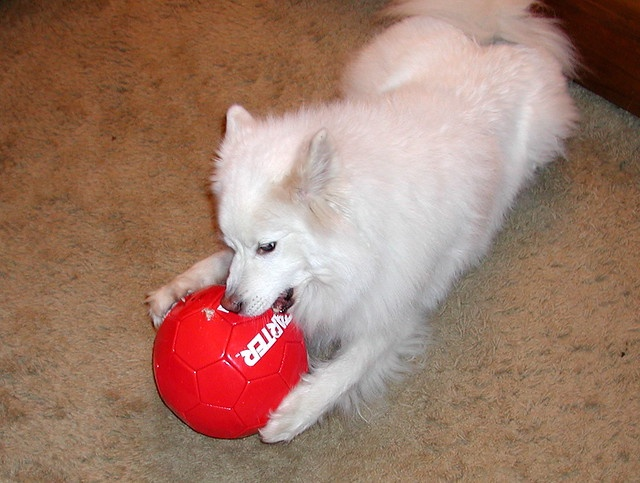
#> input picture src/data/aug_samples/images/000.jpg, 640 x 483 px; its folder holds only this picture in this run
$ python visualize_aug.py --image-dir ../../../src/data/aug_samples/images
#> lines starting #> are read from the running program, lines starting #| are printed output that depends on the picture; after the words box and inside, x2 and y2 are one past the last pixel; in counts of white or black regions, pixels touching at a corner belong together
"""
src/data/visualize_aug.py

Sample image/mask 몇 개를 넣어두고 segmentation augmentation이 제대로 적용되는지
직접 눈으로 확인하기 위한 standalone script.

권장 위치:
  project01/src/data/visualize_aug.py

권장 샘플 폴더:
  project01/src/data/aug_samples/images/0001.jpg
  project01/src/data/aug_samples/masks/0001.png

실행 예시:
  # project01 폴더에서 실행
  python -m src.data.visualize_aug

  # 또는 파일 직접 실행
  python src/data/visualize_aug.py --sample-root src/data/aug_samples --out-dir src/data/aug_vis_results

출력:
  src/data/aug_vis_results/*.png

주의:
  - image와 mask는 파일 stem이 같아야 함. 예: images/cat.jpg, masks/cat.png
  - mask는 class-index PNG가 가장 안전함. VOC palette PNG도 지원.
  - image에는 bilinear, mask에는 nearest interpolation을 사용함.
"""

from __future__ import annotations

import argparse
import random
from pathlib import Path
from typing import Iterable, Optional, Sequence, Tuple

import numpy as np
from PIL import Image, ImageDraw, ImageFilter, ImageEnhance


# Pascal VOC 21 classes palette. ignore_index=255는 흰색으로 표시.
VOC_CLASSES = [
    "background", "aeroplane", "bicycle", "bird", "boat", "bottle", "bus",
    "car", "cat", "chair", "cow", "diningtable", "dog", "horse", "motorbike",
    "person", "pottedplant", "sheep", "sofa", "train", "tvmonitor",
]

VOC_PALETTE = np.array([
    [0, 0, 0], [128, 0, 0], [0, 128, 0], [128, 128, 0], [0, 0, 128],
    [128, 0, 128], [0, 128, 128], [128, 128, 128], [64, 0, 0], [192, 0, 0],
    [64, 128, 0], [192, 128, 0], [64, 0, 128], [192, 0, 128], [64, 128, 128],
    [192, 128, 128], [0, 64, 0], [128, 64, 0], [0, 192, 0], [128, 192, 0],
    [0, 64, 128],
], dtype=np.uint8)

IMG_EXTS = {".jpg", ".jpeg", ".png", ".bmp", ".webp"}
BILINEAR = Image.Resampling.BILINEAR
NEAREST = Image.Resampling.NEAREST


def ensure_dir(path: Path) -> None:
    path.mkdir(parents=True, exist_ok=True)


def list_image_files(image_dir: Path) -> list[Path]:
    return sorted([p for p in image_dir.iterdir() if p.suffix.lower() in IMG_EXTS])


def find_mask(mask_dir: Path, stem: str) -> Path:
#> called with stem = '000'
    for ext in [".png", ".jpg", ".jpeg", ".bmp"]:
        p = mask_dir / f"{stem}{ext}"
        if p.exists():
            return p
    raise FileNotFoundError(f"mask not found for stem={stem} in {mask_dir}")


# [8 lines left out: function rgb_mask_to_index, not called in this run]


def load_pair(image_path: Path, mask_path: Path, ignore_index: int = 255) -> tuple[Image.Image, Image.Image]:
#> called with ignore_index = 255
    image = Image.open(image_path).convert("RGB")
#> image is the input picture: PIL image 640x483 RGB; mean R, G, B 159.5, 123.4, 106.9
    mask = Image.open(mask_path)
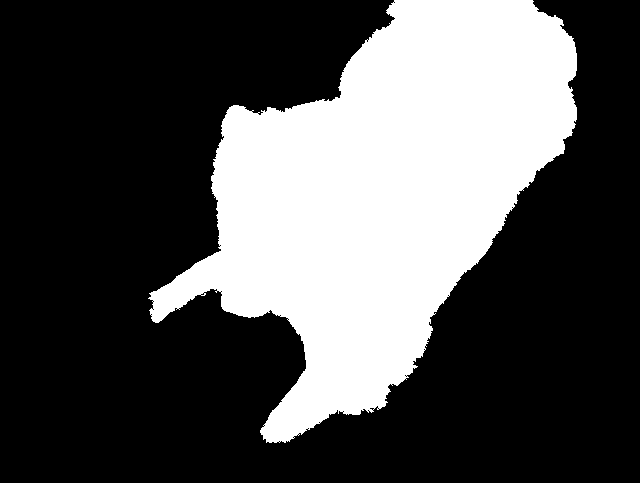
#> input picture src/data/aug_samples/masks/000.png, 640 x 483 px, found by its file name
#> mask is the input picture: PIL image 640x483 L; values 0 (black) and 12 (white), 31.8% white; 1 white region, box (x1, y1, x2, y2) and area: (148, 0, 577, 443) 98171

    # mode P/L인 경우 np.array(mask)는 class index로 읽힘.
    if mask.mode in {"P", "L", "I"}:
        mask_np = np.array(mask)
        if mask_np.ndim == 3:
            mask_np = mask_np[..., 0]
        mask_np = mask_np.astype(np.uint8)
    else:
        # RGB mask라면 VOC palette 기준 class index로 변환 시도.
        mask_np = rgb_mask_to_index(np.array(mask.convert("RGB")), ignore_index=ignore_index)

    return image, Image.fromarray(mask_np, mode="L")


def mask_to_color(mask: Image.Image | np.ndarray, ignore_index: int = 255) -> np.ndarray:
    mask_np = np.array(mask, dtype=np.int64) if isinstance(mask, Image.Image) else mask.astype(np.int64)
    h, w = mask_np.shape
    color = np.zeros((h, w, 3), dtype=np.uint8)

    valid = (0 <= mask_np) & (mask_np < len(VOC_PALETTE))
    color[valid] = VOC_PALETTE[mask_np[valid]]
    color[mask_np == ignore_index] = np.array([255, 255, 255], dtype=np.uint8)
    return color


def overlay_mask(image: Image.Image, mask: Image.Image, alpha: float = 0.45) -> Image.Image:
    image_np = np.array(image.convert("RGB"), dtype=np.float32)
    color = mask_to_color(mask).astype(np.float32)
    mask_np = np.array(mask)
    fg = (mask_np != 0) & (mask_np != 255)

    out = image_np.copy()
    out[fg] = (1.0 - alpha) * image_np[fg] + alpha * color[fg]
    return Image.fromarray(np.clip(out, 0, 255).astype(np.uint8))


def make_panel(
    items: Sequence[tuple[str, Image.Image]],
    cell_w: int = 320,
    font_h: int = 24,
    bg=(255, 255, 255),
) -> Image.Image:
    """[(title, PIL image), ...]를 가로 패널 하나로 저장."""
    resized: list[tuple[str, Image.Image]] = []
    for title, img in items:
        img = img.convert("RGB")
        w, h = img.size
        scale = cell_w / max(w, 1)
        new_h = max(1, int(h * scale))
        resized.append((title, img.resize((cell_w, new_h), BILINEAR)))

    cell_h = max(img.size[1] for _, img in resized) + font_h
    panel = Image.new("RGB", (cell_w * len(resized), cell_h), bg)
    draw = ImageDraw.Draw(panel)

    for i, (title, img) in enumerate(resized):
        x = i * cell_w
        panel.paste(img, (x, font_h))
        draw.text((x + 6, 4), title, fill=(0, 0, 0))

    return panel


class SegAugVisualizer:
    """시각화용 augmentation 구현체. 학습 transform에 옮기기 전에 여기서 먼저 확인."""

    def __init__(self, seed: int = 42, ignore_index: int = 255):
        self.rng = random.Random(seed)
        self.ignore_index = ignore_index

    # ---------- helpers ----------
    def _rand_uniform(self, a: float, b: float) -> float:
        return self.rng.uniform(a, b)

    def _rand_int(self, a: int, b: int) -> int:
        return self.rng.randint(a, b)

    def resize_pair(self, img: Image.Image, mask: Image.Image, size: tuple[int, int]):
        return img.resize(size, BILINEAR), mask.resize(size, NEAREST)

    def random_scale(self, img: Image.Image, mask: Image.Image, scale_range=(0.5, 2.0)):
        scale = self._rand_uniform(*scale_range)
        w, h = img.size
        nw, nh = max(1, int(w * scale)), max(1, int(h * scale))
        return self.resize_pair(img, mask, (nw, nh))

    def random_crop_or_pad(self, img: Image.Image, mask: Image.Image, crop_size: int = 512):
        """작으면 padding, 크면 random crop. image/mask에 같은 좌표 적용."""
        w, h = img.size
        pad_w = max(0, crop_size - w)
        pad_h = max(0, crop_size - h)

        if pad_w > 0 or pad_h > 0:
            new_w, new_h = w + pad_w, h + pad_h
            padded_img = Image.new("RGB", (new_w, new_h), (0, 0, 0))
            padded_mask = Image.new("L", (new_w, new_h), 0)
            padded_img.paste(img, (0, 0))
            padded_mask.paste(mask, (0, 0))
            img, mask = padded_img, padded_mask
            w, h = img.size

        left = self._rand_int(0, w - crop_size) if w > crop_size else 0
        top = self._rand_int(0, h - crop_size) if h > crop_size else 0
        box = (left, top, left + crop_size, top + crop_size)
        return img.crop(box), mask.crop(box)

    def hflip(self, img: Image.Image, mask: Image.Image):
        return img.transpose(Image.Transpose.FLIP_LEFT_RIGHT), mask.transpose(Image.Transpose.FLIP_LEFT_RIGHT)

    # [6 lines left out: function rotate, not called in this run]

    def color_jitter(self, img: Image.Image, mask: Image.Image):
        # image only augmentation. mask는 변경하지 않음.
        brightness = self._rand_uniform(0.7, 1.3)
        contrast = self._rand_uniform(0.7, 1.3)
        saturation = self._rand_uniform(0.7, 1.3)
        img = ImageEnhance.Brightness(img).enhance(brightness)
        img = ImageEnhance.Contrast(img).enhance(contrast)
        img = ImageEnhance.Color(img).enhance(saturation)
        return img, mask

    def gaussian_blur(self, img: Image.Image, mask: Image.Image, radius_range=(0.5, 2.0)):
        radius = self._rand_uniform(*radius_range)
        return img.filter(ImageFilter.GaussianBlur(radius=radius)), mask

    # [119 lines left out: functions cutmix_rect, classmix, copy_paste, stitch_horizontal, mosaic4, not called in this run]

    def basic_train_aug(self, img: Image.Image, mask: Image.Image, crop_size: int = 512):
        """추천 기본 학습 aug: scale -> crop/pad -> hflip -> color jitter/blur."""
        names = []
        img, mask = self.random_scale(img, mask, (0.5, 2.0)); names.append("scale")
        img, mask = self.random_crop_or_pad(img, mask, crop_size); names.append("crop")
        if self.rng.random() < 0.5:
            img, mask = self.hflip(img, mask); names.append("hflip")
        if self.rng.random() < 0.5:
            img, mask = self.color_jitter(img, mask); names.append("jitter")
        if self.rng.random() < 0.15:
            img, mask = self.gaussian_blur(img, mask); names.append("blur")
        return img, mask, "+".join(names)


def save_result(
    out_dir: Path,
    stem: str,
    op_name: str,
    original_img: Image.Image,
    original_mask: Image.Image,
    aug_img: Image.Image,
    aug_mask: Image.Image,
) -> None:
    panel = make_panel([
        ("orig image", original_img),
        ("orig mask", Image.fromarray(mask_to_color(original_mask))),
        ("orig overlay", overlay_mask(original_img, original_mask)),
        (f"aug image: {op_name}", aug_img),
        ("aug mask", Image.fromarray(mask_to_color(aug_mask))),
        ("aug overlay", overlay_mask(aug_img, aug_mask)),
    ])
    panel.save(out_dir / f"{stem}__{op_name}.png")


def parse_args() -> argparse.Namespace:
    parser = argparse.ArgumentParser()
    parser.add_argument("--sample-root", type=str, default="src/data/aug_samples")
    parser.add_argument("--image-dir", type=str, default=None)
    parser.add_argument("--mask-dir", type=str, default=None)
    parser.add_argument("--out-dir", type=str, default="src/data/aug_vis_results")
    parser.add_argument("--seed", type=int, default=42)
    parser.add_argument("--crop-size", type=int, default=512)
    parser.add_argument("--num-repeats", type=int, default=3)
    parser.add_argument(
        "--ops",
        type=str,
        default="basic,classmix,copy_paste,stitch,mosaic,cutmix",
        help="comma separated: basic,classmix,copy_paste,stitch,mosaic,cutmix,rotate",
    )
    return parser.parse_args()


def main() -> None:
    args = parse_args()
    sample_root = Path(args.sample_root)
    image_dir = Path(args.image_dir) if args.image_dir else sample_root / "images"
    mask_dir = Path(args.mask_dir) if args.mask_dir else sample_root / "masks"
    out_dir = Path(args.out_dir)
    ensure_dir(out_dir)

    if not image_dir.exists() or not mask_dir.exists():
        raise FileNotFoundError(
            f"sample folders not found. Expected:\n"
            f"  images: {image_dir}\n"
            f"  masks : {mask_dir}\n"
            f"Create them and put same-stem image/mask pairs."
        )

    image_paths = list_image_files(image_dir)
    if len(image_paths) == 0:
        raise RuntimeError(f"No image files found in {image_dir}")

    pairs = []
    for img_path in image_paths:
        mask_path = find_mask(mask_dir, img_path.stem)
        img, mask = load_pair(img_path, mask_path)
        pairs.append((img_path.stem, img, mask))

    ops = {x.strip() for x in args.ops.split(",") if x.strip()}
    aug = SegAugVisualizer(seed=args.seed)
    rng = random.Random(args.seed)

    for repeat in range(args.num_repeats):
        for i, (stem, img, mask) in enumerate(pairs):
            suffix = f"{stem}_r{repeat:02d}"

            if "basic" in ops:
                a_img, a_mask, name = aug.basic_train_aug(img, mask, crop_size=args.crop_size)
                save_result(out_dir, suffix, name, img, mask, a_img, a_mask)

            if "rotate" in ops:
                a_img, a_mask = aug.rotate(img, mask)
                save_result(out_dir, suffix, "rotate", img, mask, a_img, a_mask)

            # two-image ops: partner 필요
            if len(pairs) >= 2:
                j = i
                while j == i:
                    j = rng.randrange(len(pairs))
                _, img_b, mask_b = pairs[j]

                if "classmix" in ops:
                    a_img, a_mask = aug.classmix(img, mask, img_b, mask_b)
                    save_result(out_dir, suffix, "classmix", img, mask, a_img, a_mask)

                if "copy_paste" in ops:
                    a_img, a_mask = aug.copy_paste(img, mask, img_b, mask_b)
                    save_result(out_dir, suffix, "copy_paste", img, mask, a_img, a_mask)

                if "stitch" in ops:
                    a_img, a_mask = aug.stitch_horizontal(img, mask, img_b, mask_b)
                    # stitch는 크기가 길어질 수 있으니 최종 crop/pad도 같이 확인
                    a_img, a_mask = aug.random_crop_or_pad(a_img, a_mask, args.crop_size)
                    save_result(out_dir, suffix, "stitch_crop", img, mask, a_img, a_mask)

                if "cutmix" in ops:
                    a_img, a_mask = aug.cutmix_rect(img, mask, img_b, mask_b)
                    save_result(out_dir, suffix, "cutmix_rect", img, mask, a_img, a_mask)

            if "mosaic" in ops and len(pairs) >= 4:
                idxs = [i] + rng.sample([k for k in range(len(pairs)) if k != i], 3)
                mosaic_pairs = [(pairs[k][1], pairs[k][2]) for k in idxs]
                a_img, a_mask = aug.mosaic4(mosaic_pairs, out_size=args.crop_size)
                save_result(out_dir, suffix, "mosaic4", img, mask, a_img, a_mask)
#> this loop made 3 passes
#> pass 1, in basic_train_aug, `img, mask = self.random_scale(img, mask, (0.5, 2.0))`:
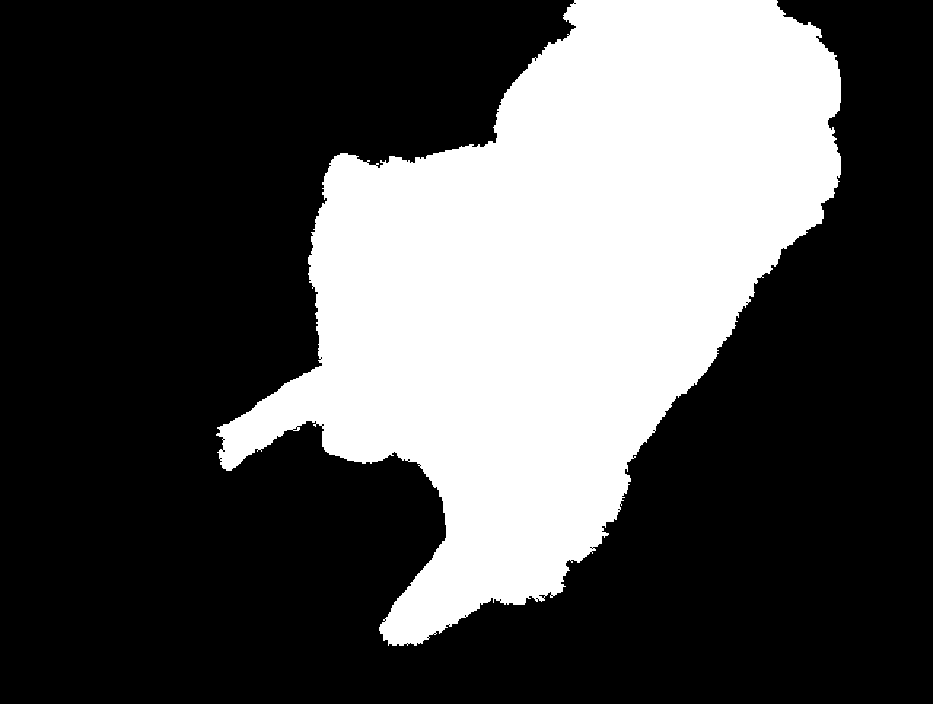
#> mask: PIL image 933x704 L; values 0 (black) and 12 (white), 31.8% white; 1 white region, box (x1, y1, x2, y2) and area: (216, 0, 841, 646) 208635
#> pass 1, in basic_train_aug, `img, mask = self.random_crop_or_pad(img, mask, crop_size)`:
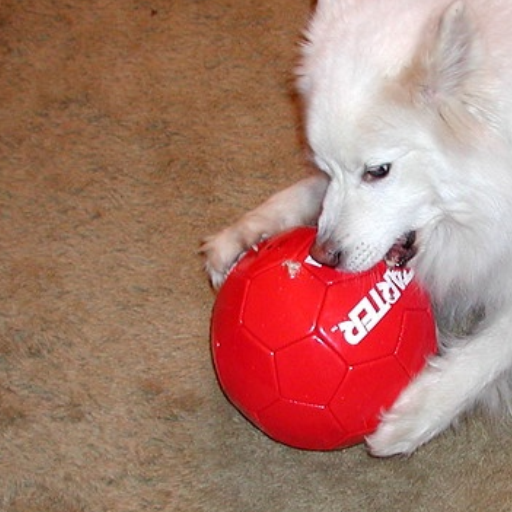
#> img: PIL image 512x512 RGB; mean R, G, B 169, 122, 108.2
#> pass 1, in basic_train_aug, `img, mask = self.random_crop_or_pad(img, mask, crop_size)`:
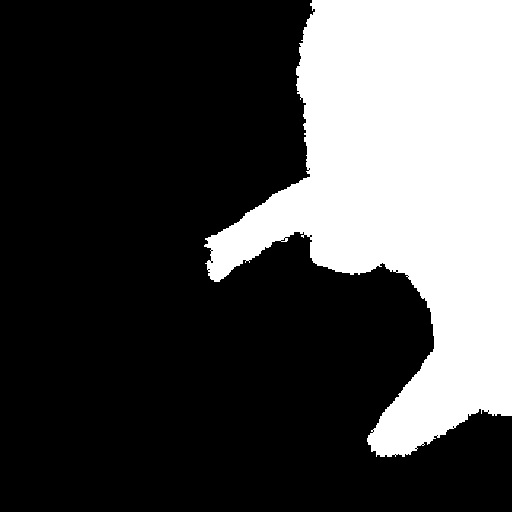
#> mask: PIL image 512x512 L; values 0 (black) and 12 (white), 29.4% white; 1 white region, box (x1, y1, x2, y2) and area: (204, 0, 512, 457) 77001

    print(f"[OK] saved visualization panels to: {out_dir.resolve()}")
#| [OK] saved visualization panels to: project01/src/data/src/data/aug_vis_results
    print("Check these points:")
    print("  1) image와 mask가 같은 위치/방향으로 변했는지")
    print("  2) mask class 색이 이상하게 섞이지 않았는지")
    print("  3) copy_paste/classmix 후 object 영역 label이 정확히 붙었는지")
    print("  4) ignore_index=255가 흰색으로 유지되는지")


if __name__ == "__main__":
    main()
